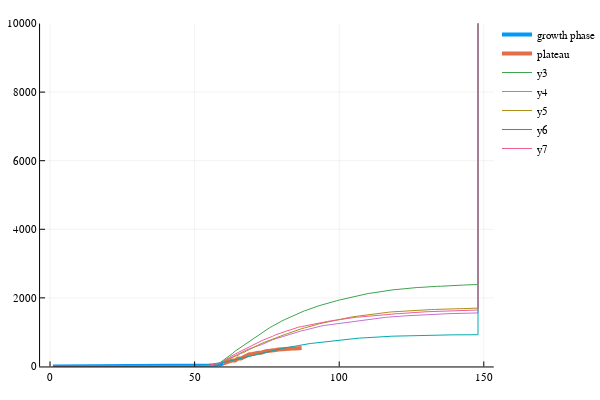

Notebook source saved alongside this figure:
### Code cell
plot(1:tpday+1,y[1:tpday+1],lw=4,label="growth phase")
plot!(tpday+1:ndays,y[tpday+1:ndays],lw=4,label="plateau")
plot!(pop .- (St+Et),ylims=(0,10000))

### Figure 1 — Plotly figure (JSON) as saved in the notebook; plotly's stock layout.template omitted (floating-point values rounded to 4 significant figures; data arrays with more than 128 entries replaced by an {"elided": "..."} marker saying what was removed)
{"data": [{"colorbar": {"title": ""}, "legendgroup": "growth phase", "line": {"color": "rgba(0, 154, 250, 1.000)", "dash": "solid", "shape": "linear", "width": 4}, "mode": "lines", "name": "growth phase", "showlegend": true, "type": "scatter", "x": [1, 2, 3, 4, 5, 6, 7, 8, 9, 10, 11, 12, 13, 14, 15, 16, 17, 18, 19, 20, 21, 22, 23, 24, 25, 26, 27, 28, 29, 30, 31, 32, 33, 34, 35, 36, 37, 38, 39, 40, 41, 42, 43, 44, 45, 46, 47, 48, 49, 50, 51, 52, 53, 54, 55, 56, 57, 58, 59, 60], "xaxis": "x1", "y": [0, 0, 0, 0, 0, 0, 0, 0, 0, 0, 0, 0, 0, 0, 0, 0, 0, 0, 0, 0, 0, 0, 0, 0, 0, 0, 0, 0, 0, 0, 0, 0, 0, 0, 0, 0, 0, 0, 2, 2, 2, 2, 2, 3, 3, 3, 3, 4, 6, 9, 9, 14, 17, 17, 28, 31, 35, 52, 64, 90], "yaxis": "y1", "zmax": null, "zmin": null}, {"colorbar": {"title": ""}, "legendgroup": "plateau", "line": {"color": "rgba(227, 111, 71, 1.000)", "dash": "solid", "shape": "linear", "width": 4}, "mode": "lines", "name": "plateau", "showlegend": true, "type": "scatter", "x": [60, 61, 62, 63, 64, 65, 66, 67, 68, 69, 70, 71, 72, 73, 74, 75, 76, 77, 78, 79, 80, 81, 82, 83, 84, 85, 86, 87], "xaxis": "x1", "y": [90, 120, 140, 175, 175, 231, 231, 278, 311, 355, 364, 392, 400, 400, 436, 453, 460, 460, 481, 495, 506, 514, 514, 517, 527, 527, 532, 541], "yaxis": "y1", "zmax": null, "zmin": null}, {"colorbar": {"title": ""}, "legendgroup": "y3", "line": {"color": "rgba(62, 164, 78, 1.000)", "dash": "solid", "shape": "linear", "width": 1}, "mode": "lines", "name": "y3", "showlegend": true, "type": "scatter", "x": {"elided": "149 int values"}, "xaxis": "x1", "y": {"elided": "149 int values"}, "yaxis": "y1", "zmax": null, "zmin": null}, {"colorbar": {"title": ""}, "legendgroup": "y4", "line": {"color": "rgba(195, 113, 210, 1.000)", "dash": "solid", "shape": "linear", "width": 1}, "mode": "lines", "name": "y4", "showlegend": true, "type": "scatter", "x": {"elided": "149 int values"}, "xaxis": "x1", "y": {"elided": "149 int values"}, "yaxis": "y1", "zmax": null, "zmin": null}, {"colorbar": {"title": ""}, "legendgroup": "y5", "line": {"color": "rgba(172, 142, 24, 1.000)", "dash": "solid", "shape": "linear", "width": 1}, "mode": "lines", "name": "y5", "showlegend": true, "type": "scatter", "x": {"elided": "149 int values"}, "xaxis": "x1", "y": {"elided": "149 int values"}, "yaxis": "y1", "zmax": null, "zmin": null}, {"colorbar": {"title": ""}, "legendgroup": "y6", "line": {"color": "rgba(0, 170, 174, 1.000)", "dash": "solid", "shape": "linear", "width": 1}, "mode": "lines", "name": "y6", "showlegend": true, "type": "scatter", "x": {"elided": "149 int values"}, "xaxis": "x1", "y": {"elided": "149 int values"}, "yaxis": "y1", "zmax": null, "zmin": null}, {"colorbar": {"title": ""}, "legendgroup": "y7", "line": {"color": "rgba(237, 94, 147, 1.000)", "dash": "solid", "shape": "linear", "width": 1}, "mode": "lines", "name": "y7", "showlegend": true, "type": "scatter", "x": {"elided": "149 int values"}, "xaxis": "x1", "y": {"elided": "149 int values"}, "yaxis": "y1", "zmax": null, "zmin": null}], "layout": {"annotations": [], "height": 400, "legend": {"bgcolor": "rgba(255, 255, 255, 1.000)", "bordercolor": "rgba(0, 0, 0, 1.000)", "font": {"color": "rgba(0, 0, 0, 1.000)", "family": "sans-serif", "size": 11}, "tracegroupgap": 0, "x": 1, "y": 1}, "margin": {"b": 20, "l": 0, "r": 0, "t": 20}, "paper_bgcolor": "rgba(255, 255, 255, 1.000)", "plot_bgcolor": "rgba(255, 255, 255, 1.000)", "showlegend": true, "width": 600, "xaxis": {"anchor": "y1", "domain": [0.08064, 0.9934], "gridcolor": "rgba(0, 0, 0, 0.100)", "gridwidth": 0.5, "linecolor": "rgba(0, 0, 0, 1.000)", "mirror": false, "range": [-3.44, 153.4], "showgrid": true, "showline": true, "showticklabels": true, "tickangle": 0, "tickcolor": "rgb(0, 0, 0)", "tickfont": {"color": "rgba(0, 0, 0, 1.000)", "family": "sans-serif", "size": 11}, "tickmode": "array", "ticks": "inside", "ticktext": ["0", "50", "100", "150"], "tickvals": [0, 50, 100, 150], "title": "", "titlefont": {"color": "rgba(0, 0, 0, 1.000)", "family": "sans-serif", "size": 15}, "type": "-", "visible": true, "zeroline": false, "zerolinecolor": "rgba(0, 0, 0, 1.000)"}, "yaxis": {"anchor": "x1", "domain": [0.03762, 0.9902], "gridcolor": "rgba(0, 0, 0, 0.100)", "gridwidth": 0.5, "linecolor": "rgba(0, 0, 0, 1.000)", "mirror": false, "range": [0, 10000], "showgrid": true, "showline": true, "showticklabels": true, "tickangle": 0, "tickcolor": "rgb(0, 0, 0)", "tickfont": {"color": "rgba(0, 0, 0, 1.000)", "family": "sans-serif", "size": 11}, "tickmode": "array", "ticks": "inside", "ticktext": ["0", "2000", "4000", "6000", "8000", "10000"], "tickvals": [0, 2000, 4000, 6000, 8000, 10000], "title": "", "titlefont": {"color": "rgba(0, 0, 0, 1.000)", "family": "sans-serif", "size": 15}, "type": "-", "visible": true, "zeroline": false, "zerolinecolor": "rgba(0, 0, 0, 1.000)"}}}
